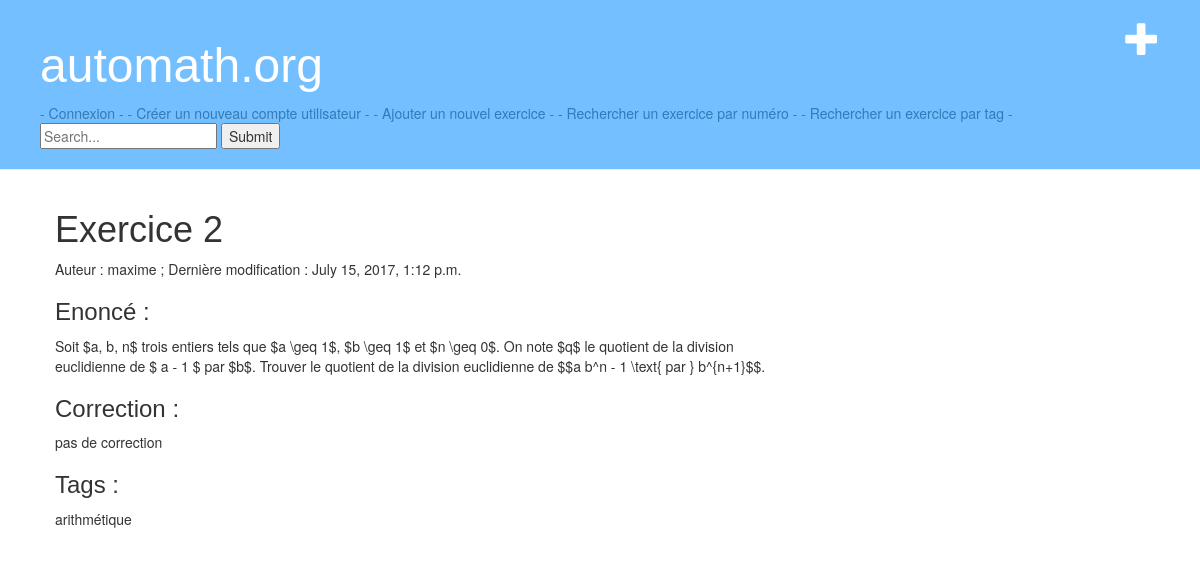
/exobase/2/, run on the app's committed database.
### exobase/models.py (models this page shows, shortened)
class Exercice(models.Model):
    enonce_text = models.TextField()
    corrige_text = models.TextField(default="pas de correction")
    pub_date = models.DateTimeField('date published')
    tags = TaggableManager()
    author = models.ForeignKey(User)

### exobase/views.py (the view)
# urls.py: url(r'^(?P<exercice_id>[0-9]+)/$', views.detail, name='detail'),
def detail(request, exercice_id):
    exercice = get_object_or_404(Exercice, pk=exercice_id)
    return render(request, 'exobase/detail.html', {'exercice': exercice })

### exobase/templates/exobase/detail.html (shortened to what this page needs)
{% extends 'exobase/exercice_search.html' %}
{% block content %}
<h1> Exercice {{ exercice.id }}
 </h1>
 <p> Auteur :   {{ exercice.author.username }} ; Dernière modification : {{ exercice.pub_date }} </p>
 <h3>Enoncé : </h3>
                {{ exercice.enonce_text|safe }}
<h3>Correction : </h3>
<p>
                {{ exercice.corrige_text }}
</p>
<h3>Tags : </h3>
<p>{{ exercice.tags.all|join:", "}}</p>
{% endblock %}

### exobase/static/exobase/style.css (style rules this page uses)
h1, h2, h3, h4 { font-family: "Century Gothic", CenturyGothic, AppleGothic, sans-serif; }

### data on the page
Exercice: id "2", author.username "maxime", pub_date "July 15, 2017, 1:12 p.m.", enonce_text "Soit $a, b, n$ trois entiers tels que $a \\geq 1$, $b \\geq 1$ et $n \\geq 0$. On note $q$ le quotient de la division euclidienne de $ a - 1 $ par $b$. Trouver le quotient de la division euclidienne de $$a b^n - 1 \\text{ par } b^{n+1}$$.", corrige_text "pas de correction", tags.all "arithmétique"
